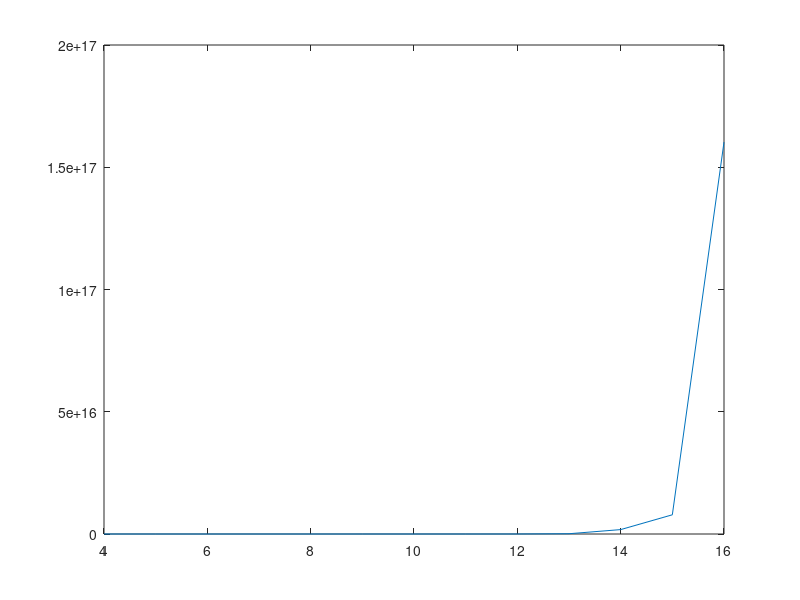

MATLAB code to generate this figure:

% Check the condition number
clc
clear all
close all

%% the relationship between condition number & matrix size
cond_mat = zeros(10);
for iter = 1:100
    for m = 2:10
        for n =1:m-1
            A = randn(m, n);
            cond_mat(m, n) = cond_mat(m, n) + cond(A);
        end
    end
end
cond_mat = cond_mat/100;

%% 3.2 appending column
m = 5;
n = 4;
A = randn(m, n);
cond(A)
A1 = [A, A(:, 1)];
cond(A1)
det(A1)

%% 3.3 adding noise 
cond_list = [];
for noi_lev = 4:16
    A1_temp = A1;
    A1_temp(:, n+1) = A1_temp(:, n+1) + rand(m, 1) * 10^(-noi_lev);
    cond_list = [cond_list, cond(A1_temp)];
end

figure(1)
plot([4:16], cond_list)